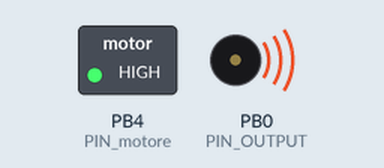
This sketch was run on a simulated ATtiny85, built with avr-gcc and run on an emulated ATtiny85. On the bench: switched loads named in the sketch (green lamp = pin HIGH), buzzer (waves = sounding).

Above: at 0.1 s.
Timing chart, 0 to 4.5 s (numbered marks = the images above):
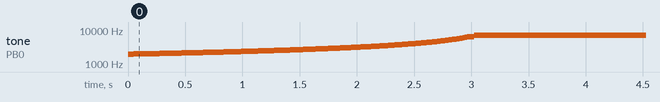

The sketch:

Stepper_driver.ino
```cpp
// Pin 0 per la nota e pin 4 per il verso di rotazione del motore
#define PIN_OUTPUT 0  // Definisce il pin di uscita nota per step driver
#define PIN_motore 4  // Direzione di rotazione del motore (Antiorario)

volatile unsigned int counter = 0;

//Valore base 71
void setup() {
  // Configura il pin come output
  pinMode(PIN_OUTPUT, OUTPUT);

  pinMode(PIN_motore, OUTPUT);
  digitalWrite(PIN_motore, 1); // Direzione standard del motore Antiorario


  // Configura il Timer 0 in modalità CTC
  TCCR0A = 0;  // Resetta il registro TCCR0A
  TCCR0B = 0;  // Resetta il registro TCCR0B
  OCR0A = 0;   // Inizializza il registro OCR0A

  // Calcola il valore di OCR0A per ottenere una frequenza di 9216Hz
  //byte ocrValue = (byte) ((16500000.0 / (2.0 * 64.0 * 9216.0)) - 1) = 13 (era 19)
  OCR0A = 255;

  // Imposta il Timer 0 in modalità CTC (Clear Timer on Compare Match)
  TCCR0A |= (1 << WGM01);

  // Attiva il timer con il prescaler 64
  TCCR0B |= (1 << CS01);

  // Abilita l'uscita su OCR0A (PB0)
  TCCR0A |= (1 << COM0A0);

  // Abilita l'interrupt di Compare Match su Timer0
  TIMSK |= (1 << OCIE0A);

  // Abilita globalmente gli interrupt
  sei();
}

void loop() {
  // Il loop è vuoto perché la frequenza è già configurata
}


ISR(TIMER0_COMPA_vect) {
  counter++;
  if(counter >= 100){
    counter = 0;
    OCR0A = OCR0A - 1;
    if (OCR0A <= 71) {
      // Disabilita l'interrupt di Compare Match su Timer0
      TIMSK &= ~(1 << OCIE0A);
    }
  }
}

// Controllo velocità per il motore PP dell'EBmetro su scheda
// ATtiny85 (Istruzioni su https://www.etechnophiles.com/digispark-attiny85-with-arduino-tutorial/) e driver TMC2209
// Premere Carica e inserire cavo USB entro 60 sec, quando il compilatore lo richiede

/*
int Frequenza;  // frequenza

void setup() {
  pinMode(4, OUTPUT);     // Direzione motore
  digitalWrite(4, HIGH);  // Direzione standard (Antiorario)

  pinMode(0, OUTPUT);  // Nota x step driver

  for (int i = 1; i <= 12; i++) {
    Frequenza = 384 * i * 2;  // 1 giri/sec * i  -- 768 step/giro
    delay(250);
    tone(0, Frequenza);  // la velocità cresce in 10  passi fino al massimo di 12 giri/s
  }
  tone(0, Frequenza);  // 12 giri/sec,	driver con 16 microstep e motore con 7,5°/step
                       // e 48 step/giro equivale a (Frequenza)9216/768(Step/giro)
}

void loop() {
}

*/
```

Measured:
- by itself, tone on PB0 (PIN_OUTPUT): plays 1953 Hz for 0.03 s, 1961 Hz for 0.03 s, 1969 Hz for 0.03 s, 1976 Hz for 0.03 s, 1984 Hz for 0.03 s, 1992 Hz for 0.03 s … (178 notes in this stretch)
